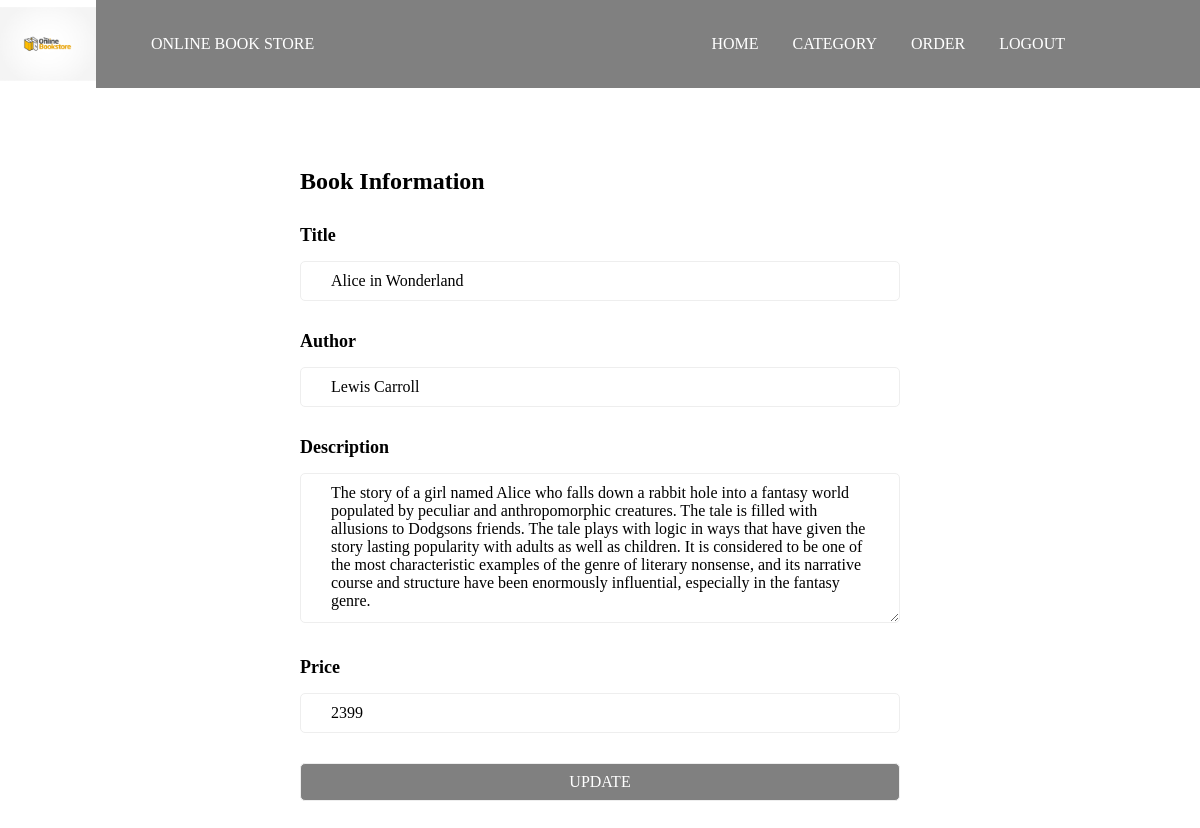
/admin/editBook.php?bookId=13, run on the app's committed database.
### tables this page shows
CREATE TABLE `books` (
  `id` int(30) NOT NULL,
  `category_ids` text NOT NULL,
  `title` varchar(200) NOT NULL,
  `author` text NOT NULL,
  `description` text NOT NULL,
  `qty` int(11) NOT NULL,
  `price` float NOT NULL,
  `image_path` text NOT NULL,
  `date_created` datetime NOT NULL DEFAULT current_timestamp()
);

### admin/editBook.php (the view, shortened to what this page needs)
<?php
	include('../database/editBookDb.php');
?>
<!DOCTYPE html>
<html>
	<head>
		<link rel='stylesheet' href='../css/header.css' type='text/css'/>
		<link rel='stylesheet' href='../css/button.css' type='text/css'/>
		<link rel='stylesheet' href='../css/footer.css' type='text/css'/>
		<link rel="stylesheet" type="text/css" href="../css/adminBookTable.css"/>
		<link rel="stylesheet" href="../css/fontAwesome/css/font-awesome.css" type="text/css"/>
		<link rel='stylesheet' href='../css/addBook.css' type='text/css'/>
	</head>
	<body>
		<?php
			include('adminHeader.php');
			$id = $_GET['bookId'];
			$select = "select * from books where id = '$id' ";
			$data = mysqli_query($connect,$select) or die('Selection Error');
			while($arr=mysqli_fetch_assoc($data)){
		?>
		<div class="book-form">
			<div class="book-form-wrapper">
				<h2>Book Information</h2>
				<form action="" method="post" onsubmit="return validate(this);">
					<div class="input-group">
						<label>Title</label>
						<input type="text" name="title" value='<?php echo $arr['title']?>' />
					</div>
					<div class="input-group">
						<label>Author</label>
						<input type="text" name="author" value='<?php echo $arr['author']?>'/>
					</div>
					<div class="input-group">
						<label>Description</label>
						<textarea name="description"><?php echo $arr['description']?></textarea>
					</div>
					<div class="input-group">
						<label>Price</label>
						<input type="text" name="price" value='<?php echo $arr['price']?>'/>
					</div>
					<div class="button">
						<input type="submit" name="submit" value="Update"/>
					</div>
				</form>
			</div>
		</div>
		<?php } ?>
	</body>
</html>

### css/header.css (style rules this page uses)
* { box-sizing:border-box; }
body { margin:0; }

### css/button.css (style rules this page uses)
.button input { background: grey; color:white; text-transform:uppercase; line-height:1; padding:15px 45px; outline:0; border: 1px solid transparent; font-weight: 500; font-size: 16px; cursor: pointer; border-radius: 25px; border: 2px solid grey; transition: all 0.3s ease; }

### css/addBook.css (style rules this page uses)
.book-form { padding: 60px 0; }
.book-form .book-form-wrapper { width: 600px; margin: 0 auto; }
.book-form h2 { margin-bottom: 30px; }
.book-form .input-group { padding-bottom: 30px; }
.book-form label { display: block; font-weight: 600; font-size: 18px; text-transform: capitalize; margin-bottom: 15px; }
.book-form input, .book-form textarea, .book-form select { width:100%; padding:10px 30px; border-radius: 5px; outline:0; border: 1px solid #eee; font-weight: 500; font-size: 16px; font-family: 'poppins'; }
.book-form textarea { height: 150px; }

### data on the page
books: title "Alice in Wonderland", author "Lewis Carroll", description "The story of a girl named Alice who falls down a rabbit hole into a fantasy world populated by peculiar and anthropomorphic creatures. The tale is filled with allusions to Dodgsons friends. The tale plays with logic in ways that have given the story lasting popularity with adults as well as children. It is considered to be one of the most characteristic examples of the genre of literary nonsense, and its narrative course and structure have been enormously influential, especially in the fantasy genre.", price "2399"
